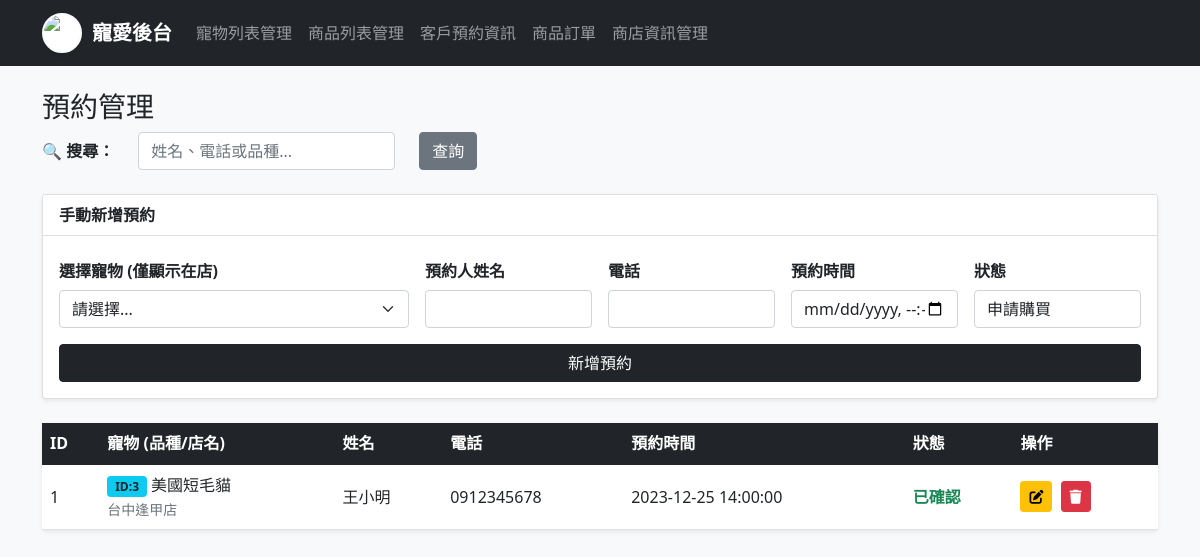
The app's page /reserve_mngt.php (signed in) with its own data.
### tables this page shows
CREATE TABLE RESERVE (
  rID int(11) NOT NULL AUTO_INCREMENT,
  petID int(11) NOT NULL,
  rName varchar(50) NOT NULL,
  rPhone varchar(20) NOT NULL,
  time datetime NOT NULL,
  status varchar(20) DEFAULT '待確認',
  PRIMARY KEY (`rID`),
  KEY petID (`petID`),
  CONSTRAINT reserve_ibfk_1 FOREIGN KEY (`petID`) REFERENCES PET (`petID`)
);

CREATE TABLE PET (
  petID int(11) NOT NULL AUTO_INCREMENT,
  bID int(11) NOT NULL,
  storeID int(11) NOT NULL,
  birth date DEFAULT NULL,
  sex enum('公','母') DEFAULT '公',
  personality varchar(255) DEFAULT NULL,
  status varchar(20) DEFAULT '在店',
  petprice int(11) DEFAULT 0,
  PRIMARY KEY (`petID`),
  KEY bID (`bID`),
  KEY storeID (`storeID`),
  CONSTRAINT pet_ibfk_1 FOREIGN KEY (`bID`) REFERENCES BREED (`bID`),
  CONSTRAINT pet_ibfk_2 FOREIGN KEY (`storeID`) REFERENCES STORE (`storeID`)
);

CREATE TABLE BREED (
  bID int(11) NOT NULL AUTO_INCREMENT,
  sID int(11) NOT NULL,
  bName varchar(50) NOT NULL,
  PRIMARY KEY (`bID`),
  KEY sID (`sID`),
  CONSTRAINT breed_ibfk_1 FOREIGN KEY (`sID`) REFERENCES SPECIE (`sID`)
);

CREATE TABLE STORE (
  storeID int(11) NOT NULL AUTO_INCREMENT,
  storeName varchar(50) NOT NULL,
  address varchar(100) DEFAULT NULL,
  Phone varchar(20) DEFAULT NULL,
  worktime varchar(50) DEFAULT NULL,
  PRIMARY KEY (`storeID`)
);

### reserve_mngt.php (the view, shortened to what this page needs)
<?php
include 'db_connect.php';
$editData = null;
$searchKeyword = '';
$sql_query = "SELECT reserve.*, pet.petID, breed.bName, store.storeName
              FROM reserve
              LEFT JOIN pet ON reserve.petID = pet.petID
              LEFT JOIN breed ON pet.bID = breed.bID
              LEFT JOIN store ON pet.storeID = store.storeID
              WHERE 1=1";
$sql_query .= " ORDER BY reserve.time DESC";
$result = $conn->query($sql_query);
?>
<!DOCTYPE html>
<html lang="zh-TW">
<head>
    <link href="https://cdn.jsdelivr.net/npm/bootstrap@5.1.3/dist/css/bootstrap.min.css" rel="stylesheet">
    <link rel="stylesheet" href="https://cdnjs.cloudflare.com/ajax/libs/font-awesome/6.0.0/css/all.min.css">
</head>
<body class="bg-light">
    <?php include 'navbar.php'; ?>
    <div class="container mt-4">
        <h3>預約管理</h3>
        <form method="get" class="row mb-4 align-items-center">
            <div class="col-auto">
                <label class="col-form-label fw-bold">🔍 搜尋：</label>
            </div>
            <div class="col-auto">
                <input type="text" name="search" class="form-control" placeholder="姓名、電話或品種..."
                       value="<?php echo htmlspecialchars($searchKeyword); ?>">
            </div>
            <div class="col-auto">
                <button type="submit" class="btn btn-secondary">查詢</button>
            </div>
        </form>
        <div class="card mb-4 shadow-sm">
            <div class="card-header bg-white fw-bold">
                <?php echo $editData ? '編輯預約' : '手動新增預約'; ?>
            </div>
            <div class="card-body">
                <form method="post">
                    <div class="row g-3">
                        <div class="col-md-4">
                            <label class="col-form-label fw-bold">選擇寵物 (僅顯示在店)</label>
                            <select name="petID" class="form-select" required>
                                <option value="">請選擇...</option>
                            </select>
                        </div>
                        <div class="col-md-2">
                            <label class="col-form-label fw-bold">預約人姓名</label>
                            <input type="text" name="rName" class="form-control" required value="<?php echo $editData['rName'] ?? ''; ?>">
                        </div>
                        <div class="col-md-2">
                            <label class="col-form-label fw-bold">電話</label>
                            <input type="text" name="rPhone" class="form-control" required value="<?php echo $editData['rPhone'] ?? ''; ?>">
                        </div>
                        <div class="col-md-2">
                            <label class="col-form-label fw-bold">預約時間</label>
                            <input type="datetime-local" name="time" class="form-control" required
                                   value="<?php echo $editData ? date('Y-m-d\TH:i', strtotime($editData['time'])) : ''; ?>">
                        </div>
                        <div class="col-md-2">
                            <label class="col-form-label fw-bold">狀態</label>
                            <select name="status" class="form-control">
                                <option value="申請購買" <?php echo ($editData && $editData['status']=='申請購買') ? 'selected' : ''; ?>>申請購買</option>
                            </select>
                        </div>
                        <div class="col-12">
                            <button type="submit" name="save" class="btn btn-dark-custom w-100">
                                <?php echo $editData ? '確認修改' : '新增預約'; ?>
                            </button>
                        </div>
                    </div>
                </form>
            </div>
        </div>
        <div class="card border-0 shadow-sm">
            <table class="table table-hover align-middle mb-0">
                <thead class="table-dark">
                    <tr>
                        <th>ID</th>
                        <th>寵物 (品種/店名)</th>
                        <th>姓名</th>
                        <th>電話</th>
                        <th>預約時間</th>
                        <th>狀態</th>
                        <th>操作</th>
                    </tr>
                </thead>
                <tbody>
                    <?php
                    if ($result && $result->num_rows > 0) {
                        while ($row = $result->fetch_assoc()) {
                            $statusColor = 'text-muted';
                            if ($row['status'] == '已確認') $statusColor = 'text-success fw-bold';
                            $showName = $row['rName'];
                            $showPhone = $row['rPhone'];
                            echo "<tr>
                                <td>{$row['rID']}</td>
                                <td>
                                    <span class='badge bg-info text-dark'>ID:{$row['petID']}</span>
                                    {$row['bName']} <br>
                                    <small class='text-muted'>{$row['storeName']}</small>
                                </td>
                                <td>{$showName}</td>
                                <td>{$showPhone}</td>
                                <td>{$row['time']}</td>
                                <td class='{$statusColor}'>{$row['status']}</td>
                                <td>
                                    <a href='?edit={$row['rID']}' class='btn btn-warning btn-sm me-1'><i class='fas fa-edit'></i></a>
                                    <a href='?del={$row['rID']}' onclick='confirmDelete(this.href)' class='btn btn-danger btn-sm'><i class='fas fa-trash'></i></a>
                                </td>
                            </tr>";
                        }
                    } else {
                        echo "<tr><td colspan='7' class='text-center py-4 text-muted'>查無預約資料</td></tr>";
                    }
                    ?>
                </tbody>
            </table>
        </div>
    </div>
</body>
</html>

### reserve_mngt.php (style rules this page uses)
.btn-dark-custom { background-color: #212529; color: white; border-color: #212529; }

### records on screen
reserve: rID "1", petID.petID "3", breed.bName "美國短毛貓", store.storeName "台中逢甲店", rName "王小明", rPhone "0912345678", time "2023-12-25 14:00:00", status "已確認"
